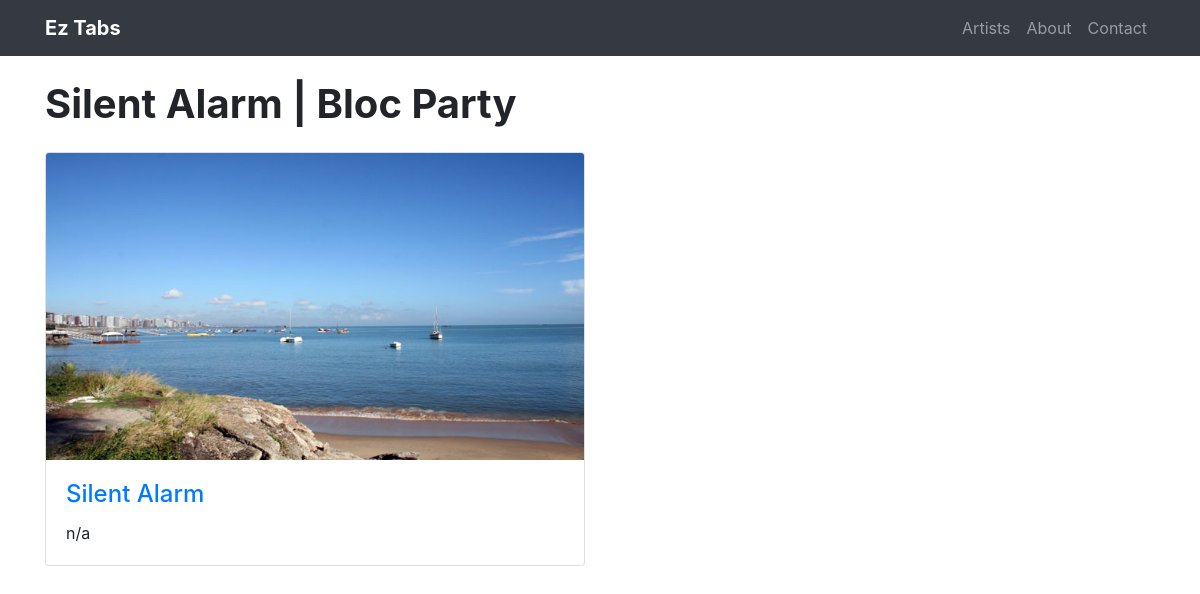
The page /artists/2/albums/ on the database its author committed.
### mainApp/models.py (models this page shows)
class Album(models.Model):
    artist = models.ForeignKey(Artist, on_delete=models.CASCADE)
    album_name = models.CharField(max_length=100)
    album_info = models.TextField(default='n/a', max_length=400)
    def __str__(self):
        return "%s | %s" % (self.album_name , self.artist)

class Artist(models.Model):
    artist_name = models.CharField(max_length=100)
    info = models.TextField(default='n/a', max_length=400)
    def __str__(self):
        return self.artist_name

### mainApp/views.py (the view)
# urls.py: re_path(r'^artists/(?P<pk>\d+)/albums/$', views.albums_page, name='albums_page'),
def albums_page(request, pk):
    albums = Album.objects.filter(artist_id=pk)
    return render(request, 'mainApp/albums_page.html', {'albums': albums})

### mainApp/templates/mainApp/albums_page.html (shortened to what this page needs)
<!DOCTYPE html>
{% load staticfiles %}
<html lang="en">
  <head>
    <link href="{% static "vendor/bootstrap/css/bootstrap.min.css" %}" rel="stylesheet">
    <link href="{% static "css/2-col-portfolio.css" %}" rel="stylesheet">
  </head>
  <body>
    <nav class="navbar navbar-expand-lg navbar-dark bg-dark fixed-top">
      <div class="container">
          <a class="navbar-brand" href="{% url "main_page" %}"><strong>Ez Tabs</strong></a>
        <div class="collapse navbar-collapse" id="navbarResponsive">
          <ul class="navbar-nav ml-auto">
              <li class="nav-item">
              <a class="nav-link" href="{% url "view_page" %}">Artists</a>
            </li>
              <li class="nav-item">
              <a class="nav-link" href="{% url "about_page" %}">About</a>
            </li>
            <li class="nav-item">
              <a class="nav-link" href="{% url "contact_page" %}">Contact</a>
            </li>
          </ul>
        </div>
      </div>
    </nav>
    <div class="container">
        <h1 class="my-4"><strong>{{ albums.last }}</strong></h1>
      <div class="row">
          {% for album in albums %}
          <div class="col-lg-6 portfolio-item">
          <div class="card h-100">
            <a href="{% url "songs_page"  pk=album.pk %}"><img class="card-img-top" src= "../../static/img/alb/{{ album.pk }}.jpg" alt="ALBUM_IMG"></a>
            <div class="card-body">
              <h4 class="card-title">
                <a href="{% url "songs_page" pk=album.pk %}">{{ album.album_name }}</a>
              </h4>
              <p class="card-text">{{ album.album_info }}</p>
            </div>
          </div>
          </div>
          {% empty %}
            <div class="col-lg-12 text-center">
          <h1 class="mt-5">Oops, there's nothing there for now</h1>
          <p class="lead">Seems it's still empty as you see</p>
          </ul>
        </div>
          {% endfor %}
      </div>
    </div>
  </body>
</html>

### mainApp/static/css/2-col-portfolio.css (style rules this page uses)
body { padding-top: 54px; }
@media (min-width: 992px) { body { padding-top: 56px; } }
.portfolio-item { margin-bottom: 30px; }

### rows shown on the page
Album: last "Silent Alarm | Bloc Party", album_name "Silent Alarm", album_info "n/a"
